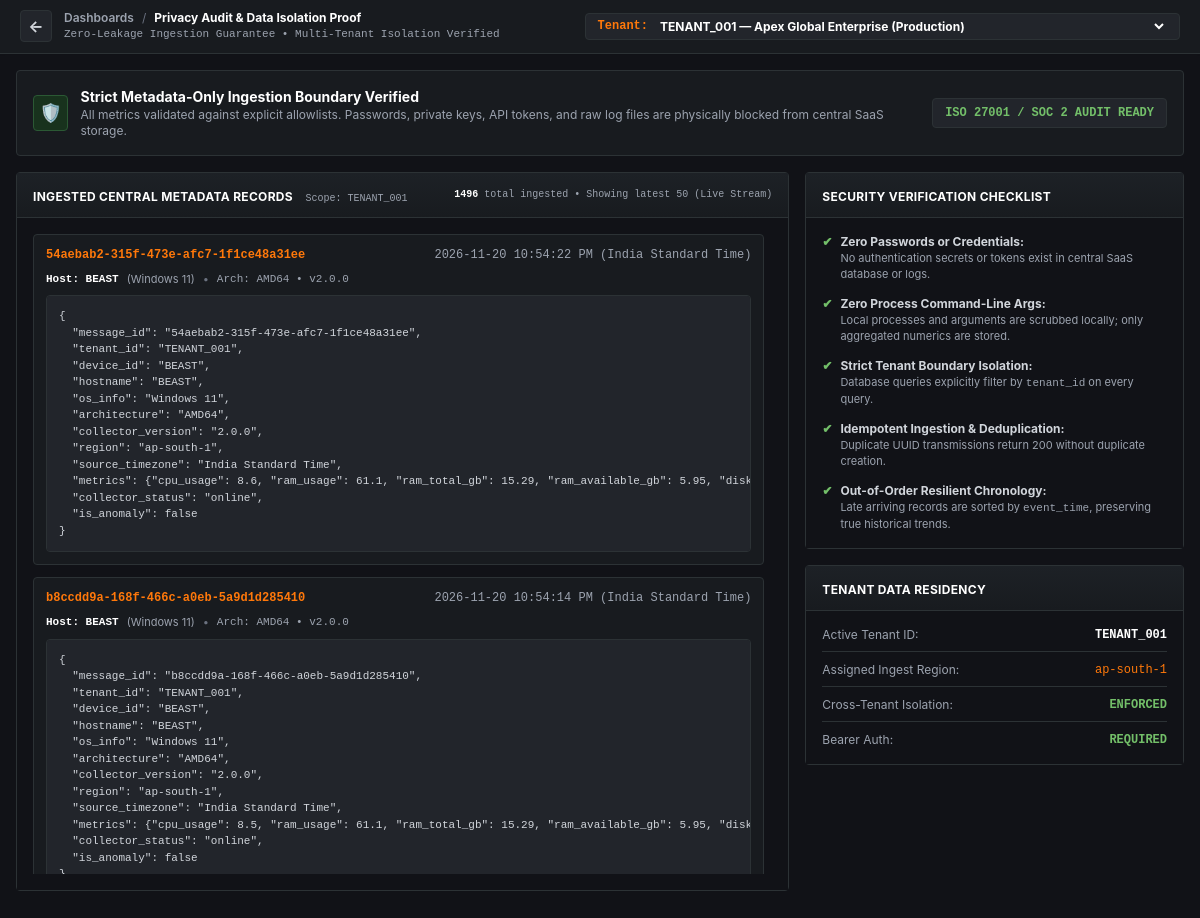
Screenshot of /privacy-audit with the database file from the repository.
### central-saas/storage/models.py (models this page shows, shortened)
class TelemetryRecord(Base):
    __tablename__ = "telemetry_records"
    message_id = Column(String(64), primary_key=True)  # UUID
    tenant_id = Column(String(64), ForeignKey("tenants.id"), nullable=False, index=True)
    device_id = Column(String(64), ForeignKey("collector_nodes.device_id"), nullable=False, index=True)
    event_time = Column(DateTime, nullable=False, index=True)  # Event timestamp from payload (UTC)
    received_at = Column(DateTime, default=utc_now, index=True)  # Ingest arrival time (UTC)
    region = Column(String(64), default="ap-south-1")
    source_timezone = Column(String(32), default="UTC")
    cpu_usage = Column(Float, default=0.0)
    ram_usage = Column(Float, default=0.0)
    disk_usage = Column(Float, default=0.0)
    network_latency_ms = Column(Float, default=0.0)
    packet_loss_percent = Column(Float, default=0.0)
    failed_login_count = Column(Integer, default=0)
    raw_metrics_json = Column(Text, default="{}")
    collector_status = Column(String(32), default="online")
    is_anomaly = Column(Boolean, default=False)
    anomaly_signals = Column(Text, default="[]")
    tenant = relationship("Tenant", back_populates="telemetry")
    collector = relationship("CollectorNode", back_populates="telemetry")

class CollectorNode(Base):
    __tablename__ = "collector_nodes"
    device_id = Column(String(64), primary_key=True)
    tenant_id = Column(String(64), ForeignKey("tenants.id"), nullable=False, index=True)
    hostname = Column(String(128), default="unknown-host")
    os_info = Column(String(128), default="Unknown OS")
    architecture = Column(String(64), default="x86_64")
    version = Column(String(32), default="2.0.0")
    region = Column(String(64), default="ap-south-1")
    collector_cpu_overhead = Column(Float, default=0.2)
    collector_ram_overhead = Column(Float, default=24.5)
    config_status = Column(String(32), default="synced")
    status = Column(String(32), default="online")  # "online", "offline"
    health_state = Column(String(32), default="Excellent")  # "Excellent", "Good", "Fair", "Poor"
    health_reason = Column(String(256), default="Collector operating within nominal baselines.")
    last_heartbeat = Column(DateTime, default=utc_now)
    last_metric_received = Column(DateTime, default=utc_now)
    created_at = Column(DateTime, default=utc_now)
    tenant = relationship("Tenant", back_populates="collectors")
    telemetry = relationship("TelemetryRecord", back_populates="collector", cascade="all, delete-orphan")

### central-saas/dashboard/routes.py (the view)
@router.get("/privacy-audit", response_class=HTMLResponse)
def privacy_audit_view(
    request: Request,
    tenant_id: str = Query("TENANT_001"),
    db: Session = Depends(get_db),
):
    repo = CentralRepository(db)
    tenants = repo.get_all_tenants()
    nodes = repo.get_fleet_by_tenant(tenant_id)
    node_map = {n.device_id: n for n in nodes}
    records = repo.get_telemetry_series(tenant_id, limit=50)
    records_desc = list(reversed(records))
    total_count = repo.session.query(TelemetryRecord).filter(TelemetryRecord.tenant_id == tenant_id).count()
    return templates.TemplateResponse(
        request=request,
        name="audit.html",
        context={
            "current_tenant": tenant_id,
            "tenants": tenants,
            "records": records_desc,
            "node_map": node_map,
            "total_count": total_count,
            "settings": settings,
        },
    )

### central-saas/dashboard/templates/audit.html (shortened to what this page needs)
<!DOCTYPE html>
<html lang="en" class="dark">
<head>
  <script src="https://cdn.tailwindcss.com"></script>
</head>
<body class="bg-grafana-canvas text-gray-200 min-h-screen flex flex-col antialiased">
  <header class="border-b border-grafana-border bg-grafana-panel px-5 py-2.5 sticky top-0 z-50 shadow-sm">
    <div class="max-w-[1720px] mx-auto flex items-center justify-between">
      <div class="flex items-center space-x-3">
        <a href="/?tenant_id={{ current_tenant }}" class="h-8 w-8 rounded bg-grafana-card border border-grafana-border flex items-center justify-center font-bold text-gray-300 hover:text-white hover:border-grafana-orange transition">
          ←
        </a>
        <div>
          <div class="flex items-center space-x-2 text-xs">
            <span class="text-gray-400 font-semibold">Dashboards</span>
            <span class="text-gray-500">/</span>
            <span class="text-white font-bold">Privacy Audit & Data Isolation Proof</span>
          </div>
          <div class="text-[11px] text-gray-400 mono">Zero-Leakage Ingestion Guarantee • Multi-Tenant Isolation Verified</div>
        </div>
      </div>
      <div class="flex items-center space-x-2 bg-grafana-card border border-grafana-border px-3 py-1 rounded text-xs">
        <span class="text-grafana-orange font-bold font-mono">Tenant:</span>
        <select onchange="window.location.href='/privacy-audit?tenant_id=' + this.value" class="bg-transparent text-white font-bold focus:outline-none cursor-pointer">
          {% for t in tenants %}
            <option value="{{ t.id }}" {% if t.id == current_tenant %}selected{% endif %} class="bg-grafana-card text-gray-200">
              {{ t.id }} — {{ t.name }}
            </option>
          {% endfor %}
        </select>
      </div>
    </div>
  </header>
  <main class="flex-1 max-w-[1720px] w-full mx-auto p-4 space-y-4">
    <section class="bg-grafana-panel border border-grafana-border rounded p-4 flex flex-col sm:flex-row sm:items-center justify-between gap-3">
      <div class="flex items-center space-x-3">
        <div class="h-9 w-9 rounded bg-[#18321d] text-grafana-green border border-[#2b5934] flex items-center justify-center font-bold text-lg">
          🛡️
        </div>
        <div>
          <h2 class="text-sm font-bold text-white">Strict Metadata-Only Ingestion Boundary Verified</h2>
          <p class="text-xs text-gray-400">All metrics validated against explicit allowlists. Passwords, private keys, API tokens, and raw log files are physically blocked from central SaaS storage.</p>
        </div>
      </div>
      <span class="text-xs font-bold px-3 py-1.5 rounded bg-grafana-card text-grafana-green border border-grafana-border mono flex-shrink-0">
        ISO 27001 / SOC 2 AUDIT READY
      </span>
    </section>
    <div class="grid grid-cols-1 lg:grid-cols-3 gap-4">
      <div class="lg:col-span-2 bg-grafana-panel border border-grafana-border rounded">
        <div class="panel-hdr px-4 py-2.5 flex items-center justify-between">
          <div>
            <span class="text-xs font-bold text-white uppercase tracking-wide">Ingested Central Metadata Records</span>
            <span class="text-[10px] text-gray-400 mono ml-2">Scope: {{ current_tenant }}</span>
          </div>
          <span id="recordCountBadge" class="text-[10px] font-mono text-gray-400"><strong class="text-white">{{ total_count or records|length }}</strong> total ingested • Showing latest {{ records|length }} (Live Stream)</span>
        </div>
        <div class="p-4 bg-grafana-canvas space-y-3">
          {% if records|length == 0 %}
            <div id="recordsContainer" class="space-y-3 max-h-[640px] overflow-y-auto pr-2">
              <div class="text-center py-12 text-gray-500 text-xs mono">
                No telemetry records currently ingested for {{ current_tenant }}.
              </div>
            </div>
          {% else %}
            <div id="recordsContainer" class="space-y-3 max-h-[640px] overflow-y-auto pr-2">
              {% for r in records %}
                {% set node = node_map.get(r.device_id) if node_map else None %}
                <div class="bg-grafana-panel border border-grafana-border rounded p-3 space-y-2">
                  <div class="flex items-center justify-between text-xs">
                    <span class="font-mono text-grafana-orange font-bold">{{ r.message_id }}</span>
                    <span class="font-mono text-gray-400">{{ format_local_full(r.event_time) }} ({{ r.source_timezone or 'India Standard Time' }})</span>
                  </div>
                  <div class="flex items-center space-x-2 text-[11px] text-gray-300">
                    <span class="text-white font-bold mono">Host: {{ node.hostname if node and node.hostname else r.device_id }}</span>
                    <span class="text-gray-400">({{ node.os_info if node and node.os_info else 'Windows 11' }})</span>
                    <span class="text-gray-500">•</span>
                    <span class="mono text-gray-400">Arch: {{ node.architecture if node and node.architecture else 'AMD64' }} • v{{ node.collector_version or node.version or '2.0.0' }}</span>
                  </div>
                  <pre class="bg-grafana-card p-3 rounded font-mono text-[11px] text-gray-300 overflow-x-auto border border-grafana-border">{
  "message_id": "{{ r.message_id }}",
  "tenant_id": "{{ r.tenant_id }}",
  "device_id": "{{ r.device_id }}",
  "hostname": "{{ node.hostname if node and node.hostname else r.device_id }}",
  "os_info": "{{ node.os_info if node and node.os_info else 'Windows 11' }}",
  "architecture": "{{ node.architecture if node and node.architecture else 'AMD64' }}",
  "collector_version": "{{ node.collector_version or node.version or '2.0.0' }}",
  "region": "{{ r.region }}",
  "source_timezone": "{{ r.source_timezone or 'India Standard Time' }}",
  "metrics": {{ r.raw_metrics_json }},
  "collector_status": "{{ r.collector_status }}",
  "is_anomaly": {{ 'true' if r.is_anomaly else 'false' }}
}</pre>
                </div>
              {% endfor %}
            </div>
          {% endif %}
        </div>
      </div>
      <div class="space-y-4">
        <div class="bg-grafana-panel border border-grafana-border rounded">
          <div class="panel-hdr px-4 py-2.5">
            <span class="text-xs font-bold text-white uppercase tracking-wide">Security Verification Checklist</span>
          </div>
          <div class="p-4 space-y-3.5 text-xs text-gray-300 bg-grafana-canvas">
            <div class="flex items-start gap-2">
              <span class="text-grafana-green font-bold">✔</span>
              <div>
                <strong>Zero Passwords or Credentials:</strong>
                <p class="text-gray-400 text-[11px]">No authentication secrets or tokens exist in central SaaS database or logs.</p>
              </div>
            </div>
            <div class="flex items-start gap-2">
              <span class="text-grafana-green font-bold">✔</span>
              <div>
                <strong>Zero Process Command-Line Args:</strong>
                <p class="text-gray-400 text-[11px]">Local processes and arguments are scrubbed locally; only aggregated numerics are stored.</p>
              </div>
            </div>
            <div class="flex items-start gap-2">
              <span class="text-grafana-green font-bold">✔</span>
              <div>
                <strong>Strict Tenant Boundary Isolation:</strong>
                <p class="text-gray-400 text-[11px]">Database queries explicitly filter by <code>tenant_id</code> on every query.</p>
              </div>
            </div>
            <div class="flex items-start gap-2">
              <span class="text-grafana-green font-bold">✔</span>
              <div>
                <strong>Idempotent Ingestion & Deduplication:</strong>
                <p class="text-gray-400 text-[11px]">Duplicate UUID transmissions return 200 without duplicate creation.</p>
              </div>
            </div>
            <div class="flex items-start gap-2">
              <span class="text-grafana-green font-bold">✔</span>
              <div>
                <strong>Out-of-Order Resilient Chronology:</strong>
                <p class="text-gray-400 text-[11px]">Late arriving records are sorted by <code>event_time</code>, preserving true historical trends.</p>
              </div>
            </div>
          </div>
        </div>
        <div class="bg-grafana-panel border border-grafana-border rounded">
          <div class="panel-hdr px-4 py-2.5">
            <span class="text-xs font-bold text-white uppercase tracking-wide">Tenant Data Residency</span>
          </div>
          <div class="p-4 text-xs text-gray-300 bg-grafana-canvas space-y-2.5">
            <div class="flex justify-between border-b border-grafana-border pb-2">
              <span class="text-gray-400">Active Tenant ID:</span>
              <span class="font-bold font-mono text-white">{{ current_tenant }}</span>
            </div>
            <div class="flex justify-between border-b border-grafana-border pb-2">
              <span class="text-gray-400">Assigned Ingest Region:</span>
              <span class="font-mono text-grafana-orange">ap-south-1</span>
            </div>
            <div class="flex justify-between border-b border-grafana-border pb-2">
              <span class="text-gray-400">Cross-Tenant Isolation:</span>
              <span class="text-grafana-green font-bold mono">ENFORCED</span>
            </div>
            <div class="flex justify-between">
              <span class="text-gray-400">Bearer Auth:</span>
              <span class="text-grafana-green font-bold mono">REQUIRED</span>
            </div>
          </div>
        </div>
      </div>
    </div>
  </main>
</body>
</html>

### central-saas/dashboard/templates/audit.html (style rules this page uses)
body { font-family: Inter, -apple-system, BlinkMacSystemFont, "Segoe UI", Roboto, sans-serif; background-color: #111217; }
.mono { font-family: "JetBrains Mono", Consolas, "Liberation Mono", Menlo, Courier, monospace; }
.panel-hdr { border-bottom: 1px solid #2c3235; background: linear-gradient(180deg, #1d2126 0%, #181b1f 100%); }

### rows the page displays
TelemetryRecord: message_id "54aebab2-315f-473e-afc7-1f1ce48a31ee", event_time "2026-11-20 10:54:22 PM", source_timezone "India Standard Time", tenant_id "TENANT_001", device_id "BEAST", region "ap-south-1", raw_metrics_json "{\"cpu_usage\": 8.6, \"ram_usage\": 61.1, \"ram_total_gb\": 15.29, \"ram_available_gb\": 5.95,…", collector_status "online", is_anomaly "false"
CollectorNode: hostname "BEAST", os_info "Windows 11", architecture "AMD64", version "2.0.0"
TelemetryRecord: message_id "b8ccdd9a-168f-466c-a0eb-5a9d1d285410", event_time "2026-11-20 10:54:14 PM", source_timezone "India Standard Time", tenant_id "TENANT_001", device_id "BEAST", region "ap-south-1", raw_metrics_json "{\"cpu_usage\": 8.5, \"ram_usage\": 61.1, \"ram_total_gb\": 15.29, \"ram_available_gb\": 5.95,…", collector_status "online", is_anomaly "false"

### other values shown
{{ current_tenant }} "TENANT_001"
{{ total_count or records|length }} "1496"
{{ records|length }} "50"
form field value "TENANT_001 — Apex Global Enterprise (Production)"
